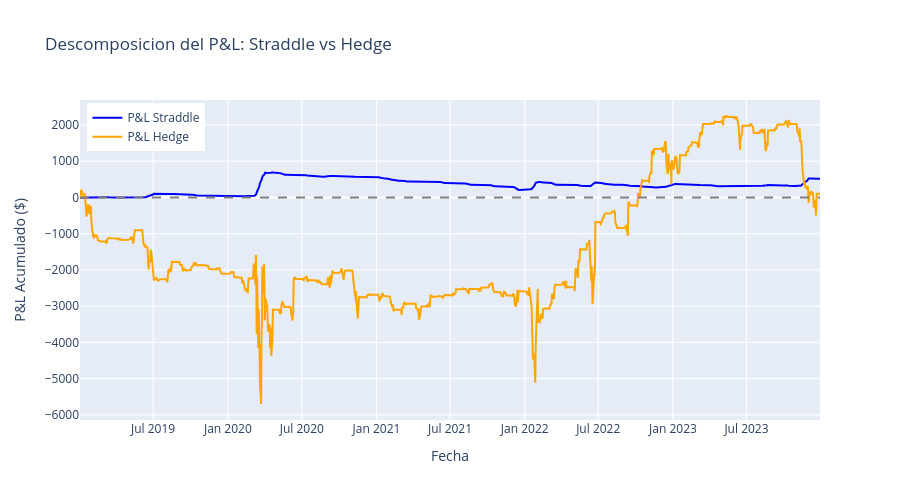

Notebook source saved alongside this figure:
### Code cell
# Grafico: P&L Acumulado del Hedge vs Straddle
fig = make_subplots(rows=1, cols=1)

# P&L acumulado del straddle (con hedge)
pnl_straddle = results_with_hedge.cumulative_pnl_straddle
fig.add_trace(go.Scatter(
    x=pnl_straddle.index,
    y=pnl_straddle.values,
    mode='lines',
    name='P&L Straddle',
    line=dict(color='blue')
))

# P&L acumulado del hedge
if results_with_hedge.cumulative_pnl_hedge is not None and len(results_with_hedge.cumulative_pnl_hedge) > 0:
    pnl_hedge = results_with_hedge.cumulative_pnl_hedge
    fig.add_trace(go.Scatter(
        x=pnl_hedge.index,
        y=pnl_hedge.values,
        mode='lines',
        name='P&L Hedge',
        line=dict(color='orange')
    ))

fig.add_hline(y=0, line_dash='dash', line_color='gray')

fig.update_layout(
    title='Descomposicion del P&L: Straddle vs Hedge',
    xaxis_title='Fecha',
    yaxis_title='P&L Acumulado ($)',
    height=500,
    legend=dict(yanchor='top', y=0.99, xanchor='left', x=0.01)
)

fig.show()

### Figure 1 — Plotly figure (JSON) as saved in the notebook; plotly's stock layout.template omitted (floating-point values rounded to 4 significant figures; data arrays with more than 128 entries replaced by an {"elided": "..."} marker saying what was removed)
{"data": [{"line": {"color": "blue"}, "mode": "lines", "name": "P&L Straddle", "type": "scatter", "x": {"elided": "1258 str values"}, "y": {"elided": "1258 float values"}}, {"line": {"color": "orange"}, "mode": "lines", "name": "P&L Hedge", "type": "scatter", "x": {"elided": "1258 str values"}, "y": {"elided": "1258 float values"}}], "layout": {"height": 500, "legend": {"x": 0.01, "xanchor": "left", "y": 0.99, "yanchor": "top"}, "shapes": [{"line": {"color": "gray", "dash": "dash"}, "type": "line", "x0": 0, "x1": 1, "xref": "x domain", "y0": 0, "y1": 0, "yref": "y"}], "title": {"text": "Descomposicion del P&L: Straddle vs Hedge"}, "xaxis": {"anchor": "y", "domain": [0, 1], "title": {"text": "Fecha"}}, "yaxis": {"anchor": "x", "domain": [0, 1], "title": {"text": "P&L Acumulado ($)"}}}}
